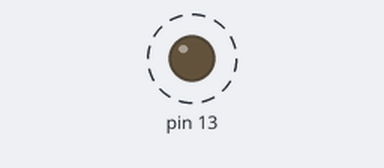
This sketch was run on a simulated Arduino Uno, built with avr-gcc and run on an emulated ATmega328P. On the bench: output pins drawn as LEDs (lit = HIGH). Dashed ring = blinking. What the sketch prints to the serial monitor is not drawn.

Above: at 0.12 s.
Timing chart, 0 to 3.0 s (numbered marks = the images above):
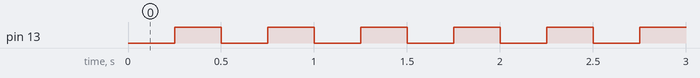

The sketch:

timer_registers.ino
```cpp
const byte ps_1 = (1 << CS10);
const byte ps_8 = (1 << CS11);
const byte ps_64 = (1 << CS11) | (1 << CS10);
const byte ps_256 = (1 << CS12);
const byte ps_1024 = (1 << CS12) | (1 << CS10);

void setup(){
  pinMode(13, OUTPUT);
  Serial.begin(9600);
  TCCR1A &= ~B00000011; // reset bits WGM11, WGM10
  TCCR1B &= ~B00011111; // reset bits WGM13, WGM12, CS12, CS11, CS10
  TCNT1 = 3035; // set initial timer value
  TCCR1B |= ps_64; // pre-scaler clock/1
  TIMSK1 |= (1 << TOIE1); // enable timer overflow interrupt
}

void loop(){
  //Serial.println(TCCR1B,BIN);
  //while ((TIFR1 & (1 << TOV1)) > 0){ } // wait for the overflow event
  //TIFR1 &= ~(1 << TOV1); // reset the overflow flag
}

ISR(TIMER1_OVF_vect){ // TC1 Overflow Interrupt Vector
  digitalWrite(13, !digitalRead(13));
  Serial.println(millis());
  TCNT1 = 3035; // reset initial timer value
}
```

Measured:
- by itself, pin 13: alternates HIGH for 0.25 s and LOW for 0.25 s
